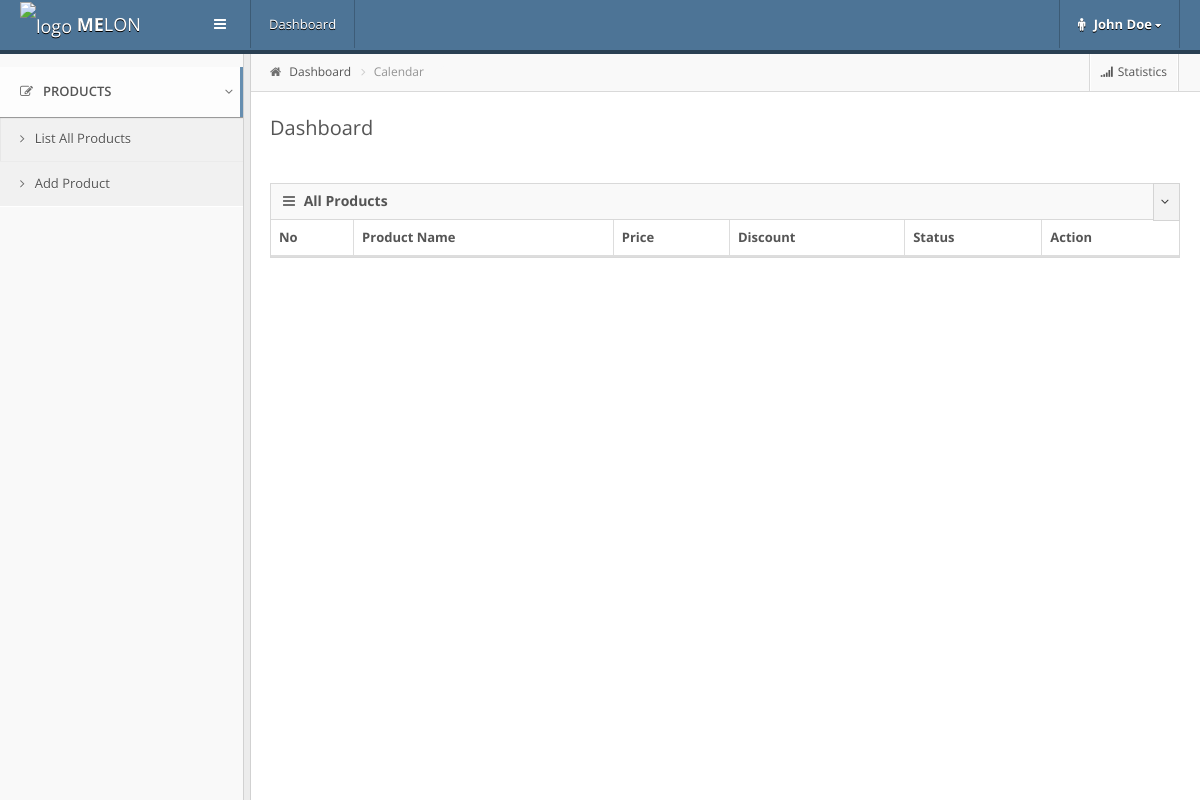
The page /admin/list_product.php on the database as committed earlier.
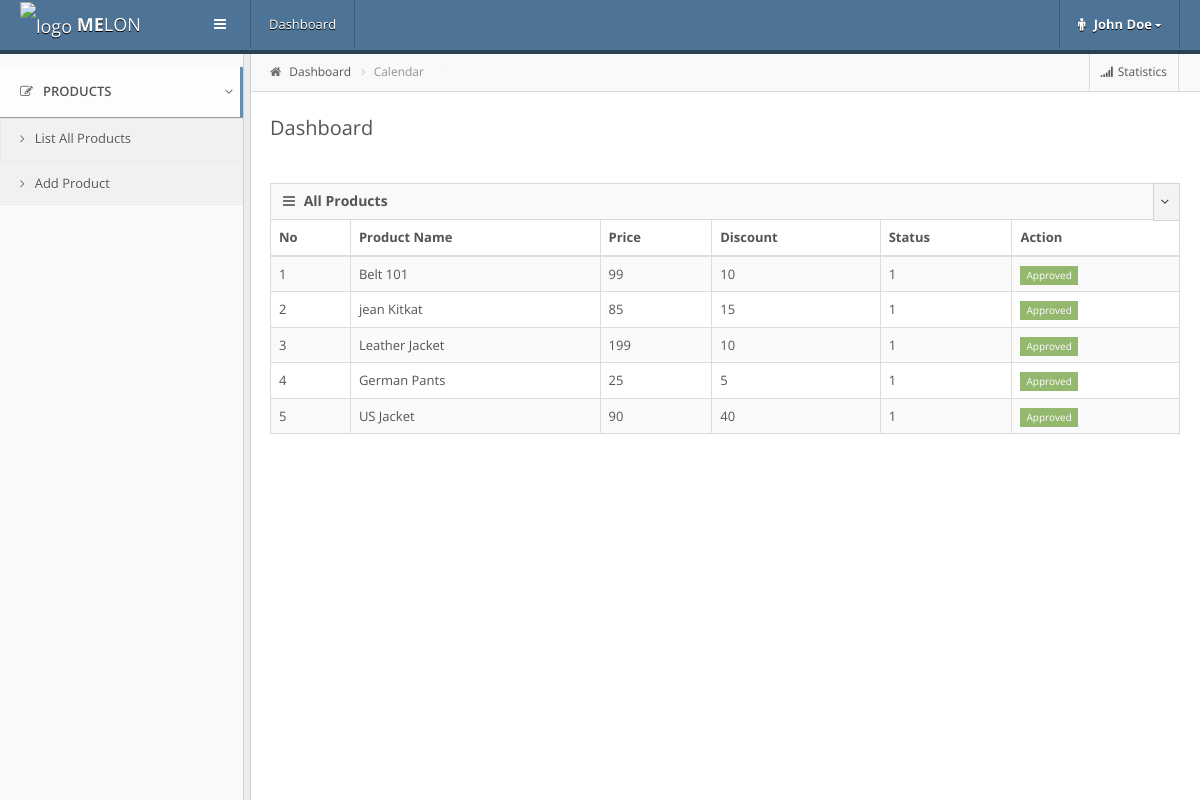
The same page on the database as committed later.
### tables this page shows
CREATE TABLE `tbl_product` (
  `id` int(11) NOT NULL AUTO_INCREMENT,
  `name` varchar(100) NOT NULL,
  `price` int(11) NOT NULL,
  `discount` int(11) DEFAULT NULL,
  `status` varchar(100) NOT NULL,
  `thumbnail` varchar(255) DEFAULT NULL,
  `description` varchar(255) DEFAULT NULL,
  `cat_id` int(11) NOT NULL,
  PRIMARY KEY (`id`),
  KEY `cat_id` (`cat_id`)
);

### php/Utility.class.php (called while the page is built, shortened)
<?php
	class Utility
	{
		private $con;
		public function __construct()
		{
			$this->host = "localhost";
			$this->username = "root";
			$this->password = "";
			$this->db = "master";
			$this->con = new mysqli(
				$this->host,
				$this->username,
				$this->password,
				$this->db
			);
		}
		public function select($table, $condition=""){
			$sql = "SELECT * FROM " . $table . " ". $condition;
			$result = $this->con->query($sql);
			$this->num_rows = $result->num_rows;
			$rows = array();
			if ($this->num_rows > 0) {
                while($row = $result->fetch_assoc()) {
			        $rows[] = $row;
			    }
			}
			return $rows;
		}
}
?>

### admin/list_product.php (the view, shortened to what this page needs)
<?php
	require '../php/Utility.class.php';
	$db = new Utility();
?>
<!DOCTYPE html>
<html lang="en">
<head>
	<link href="bootstrap/css/bootstrap.min.css" rel="stylesheet" type="text/css" />
	<link href="assets/css/main.css" rel="stylesheet" type="text/css" />
	<link href="assets/css/plugins.css" rel="stylesheet" type="text/css" />
	<link href="assets/css/responsive.css" rel="stylesheet" type="text/css" />
	<link href="assets/css/icons.css" rel="stylesheet" type="text/css" />
	<link rel="stylesheet" href="assets/css/fontawesome/font-awesome.min.css">
</head>
<body>
	<header class="header navbar navbar-fixed-top" role="banner">
		<div class="container">
			<a class="navbar-brand" href="index.html">
				<img src="assets/img/logo.png" alt="logo" />
				<strong>ME</strong>LON
			</a>
			<a href="#" class="toggle-sidebar bs-tooltip" data-placement="bottom" data-original-title="Toggle navigation">
				<i class="icon-reorder"></i>
			</a>
			<ul class="nav navbar-nav navbar-left hidden-xs hidden-sm">
				<li>
					<a href="#">
						Dashboard
					</a>
				</li>
			</ul>
			<ul class="nav navbar-nav navbar-right">
				<li class="dropdown user">
					<a href="#" class="dropdown-toggle" data-toggle="dropdown">
						<i class="icon-male"></i>
						<span class="username">John Doe</span>
						<i class="icon-caret-down small"></i>
					</a>
				</li>
			</ul>
		</div>
	</header>
	<div id="container">
		<div id="sidebar" class="sidebar-fixed">
			<div id="sidebar-content">
				<ul id="nav">
					<li class="current">
						<a href="javascript:void(0);">
							<i class="icon-edit"></i>
							Products
						</a>
						<ul class="sub-menu">
							<li>
								<a href="list_product.php">
								<i class="icon-angle-right"></i>
								List All Products
								</a>
							</li>
							<li>
								<a href="add_product.php">
								<i class="icon-angle-right"></i>
								Add Product
								</a>
							</li>
						</ul>
					</li>
				</ul>
			</div>
			<div id="divider" class="resizeable"></div>
		</div>
		<div id="content">
			<div class="container">
				<div class="crumbs">
					<ul id="breadcrumbs" class="breadcrumb">
						<li>
							<i class="icon-home"></i>
							<a href="index.html">Dashboard</a>
						</li>
						<li class="current">
							<a href="calendar.html" title="">Calendar</a>
						</li>
					</ul>
					<ul class="crumb-buttons">
						<li><a href="charts.html" title=""><i class="icon-signal"></i><span>Statistics</span></a></li>
					</ul>
				</div>
				<div class="page-header">
					<div class="page-title">
						<h3>Dashboard</h3>
					</div>
				</div>
				<div class="row">
					<div class="col-md-12">
						<div class="widget box">
							<div class="widget-header">
								<h4><i class="icon-reorder"></i> All Products</h4>
								<div class="toolbar no-padding">
									<div class="btn-group">
										<span class="btn btn-xs widget-collapse"><i class="icon-angle-down"></i></span>
									</div>
								</div>
							</div>
							<div class="widget-content no-padding">
								<table class="table table-striped table-bordered table-hover datatable">
									<thead>
										<tr>
											<th>No</th>
											<th>Product Name</th>
											<th>Price</th>
											<th>Discount</th>
											<th>Status</th>
											<th>Action</th>
										</tr>
									</thead>
									<tbody>
										<?php
											foreach ($db->select("tbl_product") as $key => $value) {
										?>
											<tr>
												<td><?php echo ($key + 1); ?></td>
												<td><?php echo $value['name']; ?></td>
												<td><?php echo $value['price']; ?></td>
												<td><?php echo $value['discount']; ?></td>
												<td><?php echo $value['status']; ?></td>
												<td><span class="label label-success">Approved</span></td>
											</tr>
										<?php
											}
										?>
									</tbody>
								</table>
							</div>
						</div>
					</div>
				</div>
			</div>
		</div>
	</div>
</body>
</html>

Rows that differ between the two databases and show on the page:
added tbl_product: name "Belt 101", price "99", discount "10", status "1"
added tbl_product: name "jean Kitkat", price "85", discount "15", status "1"
added tbl_product: name "Leather Jacket", price "199", discount "10", status "1"
added tbl_product: name "German Pants", price "25", discount "5", status "1"
added tbl_product: name "US Jacket", price "90", discount "40", status "1"
